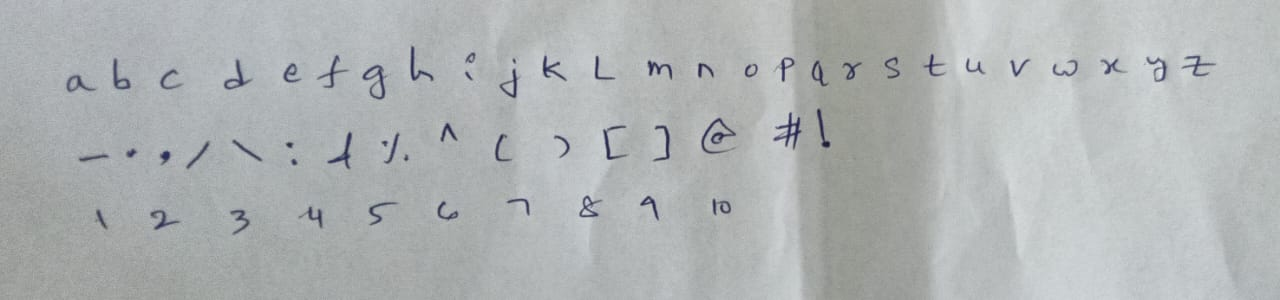
#> input picture sample_2.jpg, 1280 x 300 px
$ python adjust.py sample_2.jpg
#> lines starting #> are read from the running program, lines starting #| are printed output that depends on the picture; after the words box and inside, x2 and y2 are one past the last pixel; in counts of white or black regions, pixels touching at a corner belong together
import cv2
import numpy as np
import pickle
import sys
import keyboard
import subprocess
import os

def nothing(x):
    pass

def save_obj(obj, name):
    with open('obj/' + name + '.pkl', 'wb') as f:
        pickle.dump(obj, f, pickle.HIGHEST_PROTOCOL)

def is_pixel_row_white(x, T):
    for i in x:
        if i < T:
            return False
    return True

def is_pixel_column_white(x, T):
    for i in x:
        if i[0] < T:
            return False
    return True

def alphabet_vertical_allignment():
    alpha = storage_dict[0]
    short = ['g', 'j', 'p', 'q', 'y']
    average = ['a', 'c', 'e', 'i', 'm', 'n', 'o', 'r', 's', 'u', 'v', 'w', 'x', 'z']
    tall = ['b', 'd', 'f', 'h', 'k', 'l', 't']
    tallest = -1
    for ch in tall:
        if alpha[ord(ch) - 97].shape[0] > tallest:
            tallest = alpha[ord(ch) - 97].shape[0]
    shortest = -1
    for ch in short:
        if alpha[ord(ch) - 97].shape[0] > shortest:
            shortest = alpha[ord(ch) - 97].shape[0]
    summ = 0
    for ch in average:
        summ += alpha[ord(ch) - 97].shape[0]
    average_height = summ // len(average)
    diff_t = tallest - average_height
    diff_s = shortest - average_height
    for i in range(26):
        ch = chr(i + 97)
        if ch not in tall:
            padd = np.zeros([diff_t, alpha[i].shape[1]], dtype=np.uint8)
            padd.fill(255)
            alpha[i] = cv2.vconcat([padd, alpha[i]])
        if ch not in short:
            padd = np.zeros([diff_s, alpha[i].shape[1]], dtype=np.uint8)
            padd.fill(255)
            alpha[i] = cv2.vconcat([alpha[i], padd])
    storage_dict[0] = alpha
    save_obj(storage_dict, "storage_dict")

def punctiation_vertical_allignment():
    punct = storage_dict[1]
    average = [3, 4, 6, 7, 9, 10, 11, 12, 13, 14, 15]
    summ = 0
    for ch in average:
        summ += punct[ch].shape[0]
    average_height = summ // len(average)
    for i in [1, 2, 5, 8]:
        padd = np.zeros([average_height - punct[i].shape[0], punct[i].shape[1]], dtype=np.uint8)
        padd.fill(255)
        punct[i] = cv2.vconcat([padd, punct[i], padd])
    for i in [0]:
        padd = np.zeros([(average_height - punct[i].shape[0]) // 2, punct[i].shape[1]], dtype=np.uint8)
        padd.fill(255)
        punct[i] = cv2.vconcat([padd, punct[i], padd])
    storage_dict[1] = punct
    save_obj(storage_dict, "storage_dict")

def process_characters(x, i, T, img_crop):
    y_top = 0
    while y_top < len(img_crop):
        if is_pixel_row_white(img_crop[y_top], T):
            y_top += 1
        else:
            break
    y_bottom = len(img_crop) - 1
    while y_bottom > 0:
        if is_pixel_row_white(img_crop[y_bottom], T):
            y_bottom -= 1
        else:
            break
    img_crop = img_crop[y_top:y_bottom, 0:img_crop.shape[1]]
    return img_crop

def apply_segmentation(img, T, save):
    global storage_dict
    font = cv2.FONT_HERSHEY_SIMPLEX
    char_types = {'alphabet': 26, 'punctuation': 16, 'number': 9}
    captions = ['alphabet', 'punctuation', 'number']
    img_backup = img.copy()
    character_class_BR = [[0, 0] for i in char_types]
    if save:
        storage_dict = [dict() for i in char_types]
    active = False
    count = 0
    for i in range(len(img)):
        row = img[i]
        if count == len(captions):
            break
        if active:
            if is_pixel_row_white(row, T):
                character_class_BR[count][1] = i
                count += 1
                active = False
            else:
                pass
        else:
            if is_pixel_row_white(row, T):
                pass
            else:
                character_class_BR[count][0] = i
                active = True
    for x in range(len(character_class_BR)):
        char_max = char_types[captions[x]]
        ans = []
        bounds_X = character_class_BR[x]
        active = False
        count = 0
        for i in range(img.shape[1]):
            if count == char_max:
                break
            column = img_backup[bounds_X[0]:bounds_X[1], i:i+1]
            if active:
                if is_pixel_column_white(column, T):
                    ans[count][1] = [bounds_X[1], i]
                    count += 1
                    active = False
                else:
                    pass
            else:
                if is_pixel_column_white(column, T):
                    pass
                else:
                    ans.append([[bounds_X[0], i], [0, 0]])
                    active = True
        for i in range(len(ans)):
            temp = ans[i]
            if save:
                storage_dict[x][i] = process_characters(x, i, T, img_backup[temp[0][0]:temp[1][0]+1, temp[0][1]:temp[1][1]+1])
            else:
                cv2.rectangle(img, pt1=(temp[0][1], temp[0][0]), pt2=(temp[1][1], temp[1][0]), color=(0, 255, 255), thickness=1)
    if save:
        save_obj(storage_dict, "storage_dict")
        return
    return img

if __name__ == "__main__":
    if len(sys.argv) < 2:
        print("Usage: python adjust.py <image_path>")
        sys.exit(1)

    image_path = sys.argv[1]
    storage_dict = []
    imgray = cv2.imread(image_path, cv2.IMREAD_GRAYSCALE)
#> imgray: shape (300, 1280); min 22, max 233, mean 178.5
    cv2.namedWindow('image')

    cv2.createTrackbar('T', 'image', 0, 255, nothing)
#> slider 'T' is set to 85
    switch = '0 : OFF \n1 : ON'
    cv2.createTrackbar(switch, 'image', 0, 1, nothing)
#> slider '0 : OFF \n1 : ON' is set to 1

    t = -1
    s = -1

    while True:
        t = cv2.getTrackbarPos('T', 'image')
        s = cv2.getTrackbarPos(switch, 'image')
        (thresh, img) = cv2.threshold(imgray, t, 255, cv2.THRESH_BINARY)
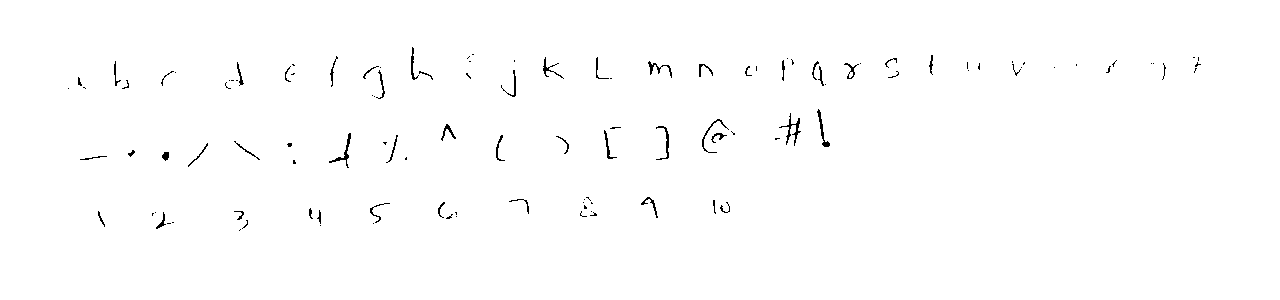
#> img: shape (300, 1280); 99.2% white; black in thin lines or dots, all inside (x1, y1, x2, y2) = (68, 47, 1201, 231)
#> thresh = 85
        if s == 1:
            img1 = apply_segmentation(img.copy(), t, False)
#> the loop in apply_segmentation, `for i in range(len(img)):` made 233 passes
#> active on passes 48, 100, 110, 169, 198, 232: True, False, True, False, True, False
#> after the loop in apply_segmentation, `for i in range(len(img)):`: character_class_BR = [[47, 99], [109, 168], [197, 231]]; count = 3
#> the loop in apply_segmentation, `for x in range(len(character_class_BR)):` made 3 passes
#> (char_max, bounds_X) on passes 1 to 3: (26, [47, 99]), (16, [109, 168]), (9, [197, 231])
#> after the loop in apply_segmentation, `for x in range(len(character_class_BR)):`:
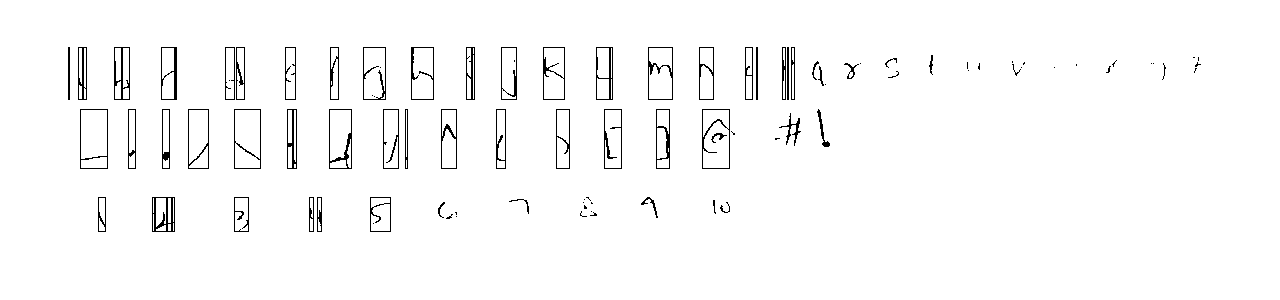
#> img: shape (300, 1280); 97.6% white; black in thin lines or dots, all inside (x1, y1, x2, y2) = (68, 47, 1201, 232)
#> after the loop in apply_segmentation, `for x in range(len(character_class_BR)):`: storage_dict = []
            cv2.imshow('image', img1)
        else:
            cv2.imshow('image', img)
        k = cv2.waitKey(1) & 0xFF
#> (key Esc is pressed here)
        if k == 27:
            break

    if s == 1:
        apply_segmentation(img, t, True)
#> the loop in apply_segmentation (call 2), `for i in range(len(img)):` made 233 passes
#> the loop in apply_segmentation (call 2), `for x in range(len(character_class_BR)):` made 3 passes
#> (char_max, bounds_X) on passes 1 to 3: (26, [47, 99]), (16, [109, 168]), (9, [197, 231])
#> pass 1, in process_characters (call 12), `img_crop = img_crop[y_top:y_bottom, 0:img_crop.shape[1]]`:
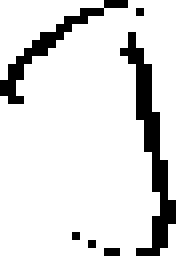
#> img_crop: shape (32, 23) (shown 8 times larger); 87.4% white; black in thin lines or dots
#> pass 1, in process_characters (call 13), `img_crop = img_crop[y_top:y_bottom, 0:img_crop.shape[1]]`:
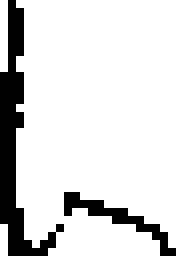
#> img_crop: shape (32, 23) (shown 8 times larger); 86.1% white; 2 black regions, box (x1, y1, x2, y2) and area: (0, 0, 8, 32) 77, (8, 24, 22, 32) 25
#> pass 1, in process_characters (call 17), `img_crop = img_crop[y_top:y_bottom, 0:img_crop.shape[1]]`:
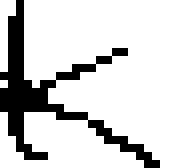
#> img_crop: shape (21, 22) (shown 8 times larger); 81.8% white; black in thin lines or dots
#> pass 2, in process_characters (call 30), `img_crop = img_crop[y_top:y_bottom, 0:img_crop.shape[1]]`:
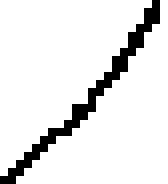
#> img_crop: shape (23, 21) (shown 8 times larger); 90.5% white; black in thin lines or dots
        alphabet_vertical_allignment()
#> in alphabet_vertical_allignment, `alpha = storage_dict[0]`: alpha = 26 items
        punctiation_vertical_allignment()
#> in punctiation_vertical_allignment, `punct = storage_dict[1]`: punct = 16 items
#> (the run stopped early here; a loop or call above may not have finished)
